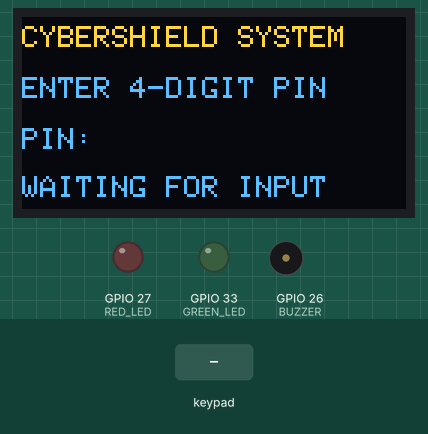
Recording of a sketch running on a simulated ESP32. On the bench: 128×64 one-colour display, output pins drawn as LEDs (lit = HIGH), buzzer (waves = sounding). Inputs (shaded band) come from the test bench. The OLED is the two-colour kind (top 16 rows yellow); what the sketch prints to the serial monitor is not drawn.

Above: at 3.2 s.
3.3 s: keypad keys 1 3 1 4 1 6 1 7 pressed 0.4 s apart
At 3.53 s:
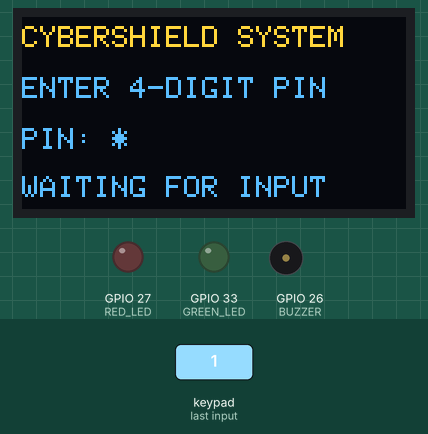
At 5.5 s:
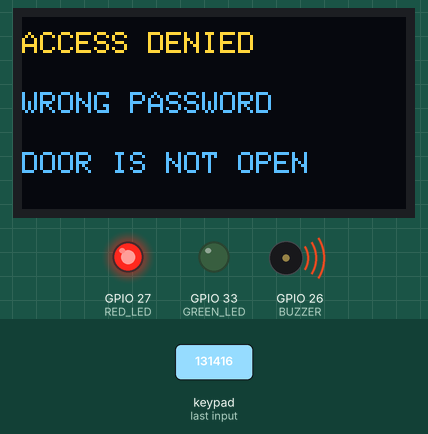
8.0 s: keypad keys 1 2 3 4 pressed 0.4 s apart
At 10.3 s:
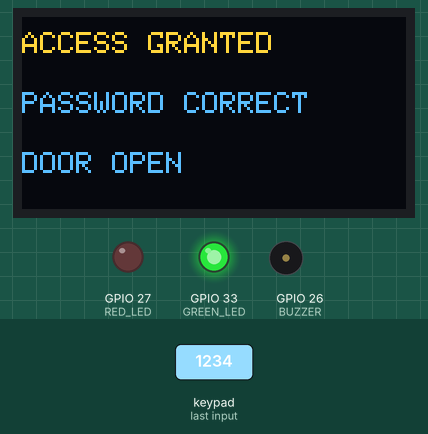
Timing chart, 0 to 11.8 s (numbered marks = the images above; inputs shaded):
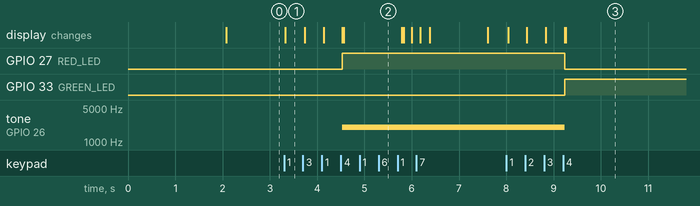

Measured:
- after the input at 3.3 s, GPIO 27 (RED_LED): LOW → HIGH after 1.2 s; tone on GPIO 26 (BUZZER): silent → 2000 Hz after 1.2 s; the display: changes at once (image 1)
- after the input at 8.0 s, GPIO 27 (RED_LED): HIGH → LOW after 1.2 s; GPIO 33 (GREEN_LED): LOW → HIGH after 1.2 s; tone on GPIO 26 (BUZZER): 2000 Hz → silent after 1.2 s; the display: first changes at once (image 3 shows a later state)

The sketch:

wifi-scan.ino
```cpp
#include <Wire.h>
#include <Keypad.h>
#include <Adafruit_GFX.h>
#include <Adafruit_SSD1306.h>

// ========== OLED DISPLAY ==========
#define SCREEN_WIDTH 128
#define SCREEN_HEIGHT 64

Adafruit_SSD1306 display(
  SCREEN_WIDTH, SCREEN_HEIGHT, &Wire, -1
);

// ========== KEYPAD CONFIGURATION ==========
const byte ROWS = 4;
const byte COLS = 4;

char keys[ROWS][COLS] = {
  {'1', '2', '3', 'A'},
  {'4', '5', '6', 'B'},
  {'7', '8', '9', 'C'},
  {'*', '0', '#', 'D'}
};

// Keypad pins connected to ESP32
byte rowPins[ROWS] = {13, 14, 16, 17};
byte colPins[COLS] = {18, 19, 23, 25};

Keypad keypad = Keypad(
  makeKeymap(keys),
  rowPins,
  colPins,
  ROWS,
  COLS
);

// ========== OUTPUT PINS ==========
const int RED_LED = 27;
const int GREEN_LED = 33;
const int BUZZER = 26;

// ========== PASSWORD SETTINGS ==========
const String correctPassword = "1234";
String enteredPassword = "";

bool doorOpen = false;
bool alarmActive = false;

// ========== OLED MESSAGE FUNCTION ==========
void showMessage(String line1,
                 String line2,
                 String line3 = "") {

  display.clearDisplay();

  display.setTextSize(1);
  display.setTextColor(SSD1306_WHITE);

  display.setCursor(0, 5);
  display.println(line1);

  display.setCursor(0, 25);
  display.println(line2);

  display.setCursor(0, 45);
  display.println(line3);

  display.display();
}

// ========== PASSWORD ENTRY SCREEN ==========
void showPasswordScreen() {

  display.clearDisplay();

  display.setTextSize(1);
  display.setTextColor(SSD1306_WHITE);

  display.setCursor(0, 3);

  if (alarmActive) {
    display.println("DOOR IS NOT OPEN");
  } else {
    display.println("CYBERSHIELD SYSTEM");
  }

  display.setCursor(0, 20);
  display.println("ENTER 4-DIGIT PIN");

  display.setCursor(0, 37);
  display.print("PIN: ");

  for (int i = 0; i < enteredPassword.length(); i++) {
    display.print("*");
  }

  display.setCursor(0, 53);

  if (alarmActive) {
    display.println("ALARM ACTIVE");
  } else {
    display.println("WAITING FOR INPUT");
  }

  display.display();
}

// ========== CORRECT PASSWORD ==========
void correctAccess() {

  doorOpen = true;
  alarmActive = false;

  // Green LED ON
  digitalWrite(GREEN_LED, HIGH);

  // Red LED OFF
  digitalWrite(RED_LED, LOW);

  // Stop buzzer
  noTone(BUZZER);
  digitalWrite(BUZZER, LOW);

  // Show result on OLED
  showMessage(
    "ACCESS GRANTED",
    "PASSWORD CORRECT",
    "DOOR OPEN"
  );

  Serial.println("ACCESS GRANTED");
  Serial.println("DOOR OPEN");
}

// ========== INCORRECT PASSWORD ==========
void wrongAccess() {

  alarmActive = true;

  // Red LED ON
  digitalWrite(RED_LED, HIGH);

  // Green LED OFF
  digitalWrite(GREEN_LED, LOW);

  // Start continuous buzzer
  tone(BUZZER, 2000);

  // Display error
  showMessage(
    "ACCESS DENIED",
    "WRONG PASSWORD",
    "DOOR IS NOT OPEN"
  );

  Serial.println("ACCESS DENIED");
  Serial.println("DOOR IS NOT OPEN");

  // Clear input for another attempt
  enteredPassword = "";

  delay(1200);

  // Keep alarm active while allowing another attempt
  showPasswordScreen();
}

// ========== PASSWORD CHECK ==========
void checkPassword() {

  if (enteredPassword == correctPassword) {

    correctAccess();

  } else {

    wrongAccess();

  }

  // Clear entered password after checking
  enteredPassword = "";
}

// ========== SETUP ==========
void setup() {

  Serial.begin(115200);

  // Configure LEDs and buzzer
  pinMode(RED_LED, OUTPUT);
  pinMode(GREEN_LED, OUTPUT);
  pinMode(BUZZER, OUTPUT);

  digitalWrite(RED_LED, LOW);
  digitalWrite(GREEN_LED, LOW);
  digitalWrite(BUZZER, LOW);

  // Initialize OLED
  if (!display.begin(
        SSD1306_SWITCHCAPVCC, 0x3C)) {

    Serial.println("OLED initialization failed!");

    while (true) {
      delay(100);
    }
  }

  // Startup message
  showMessage(
    "CYBERSHIELD",
    "DOOR SECURITY",
    "SYSTEM STARTING..."
  );

  delay(2000);

  showPasswordScreen();

  Serial.println("System Ready");
  Serial.println("Enter a 4-digit password");
}

// ========== MAIN LOOP ==========
void loop() {

  // Stop accepting input after successful access
  if (doorOpen) {
    return;
  }

  // Read keypad
  char key = keypad.getKey();

  if (key == NO_KEY) {
    return;
  }

  // Accept digits from 0 to 9
  if (key >= '0' && key <= '9') {

    // Maximum password length = 4 digits
    if (enteredPassword.length() < 4) {

      enteredPassword += key;

      // Update OLED immediately
      showPasswordScreen();

      // Automatically check after 4 digits
      if (enteredPassword.length() == 4) {

        checkPassword();

      }
    }
  }

  // Clear current entry using *
  else if (key == '*') {

    enteredPassword = "";

    showPasswordScreen();
  }
}
```
